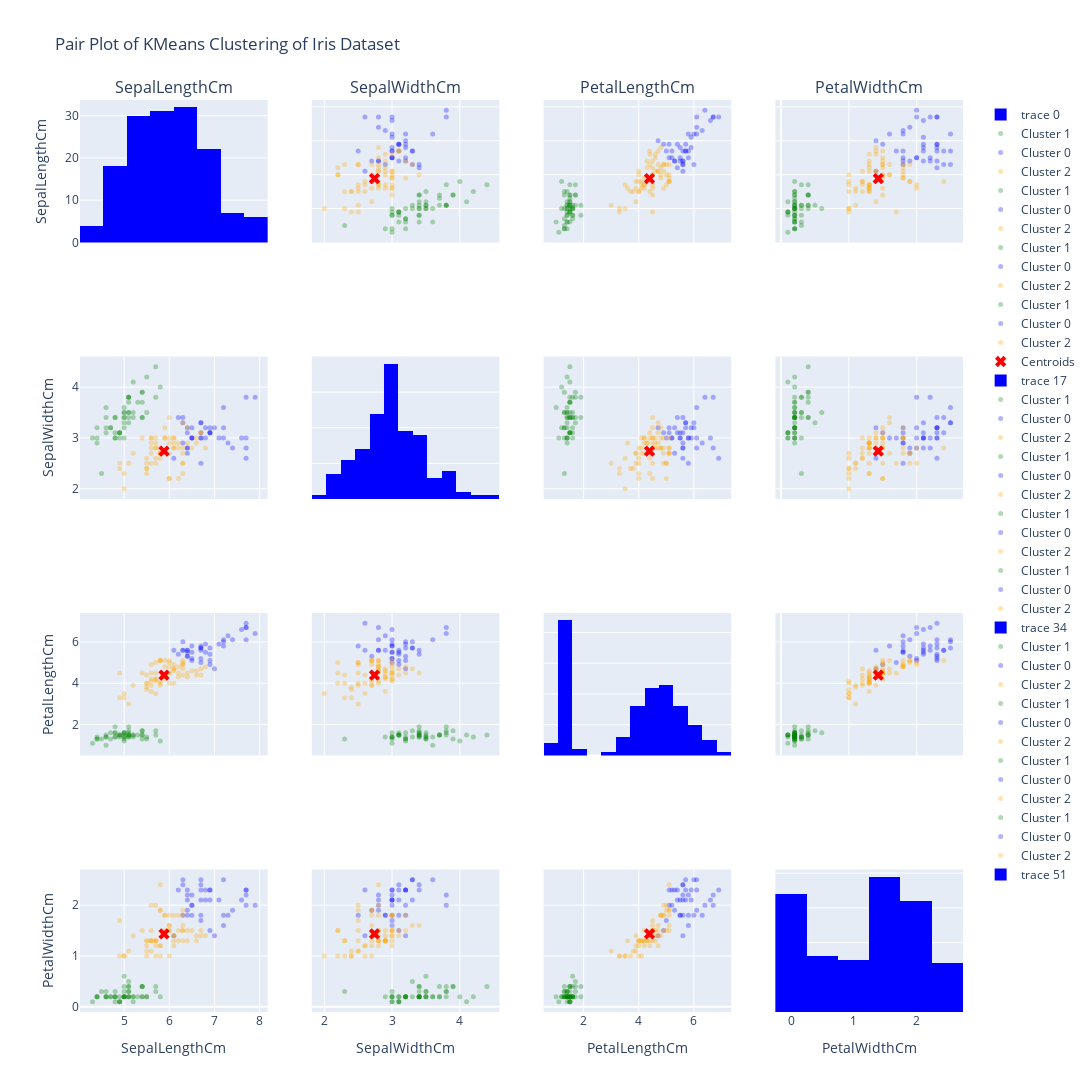

This figure's notebook cell:
### Code cell
# Define color map
color_map = ['blue', 'green', 'orange', 'red']

# Create subplots
n = len(iris_features)
fig = make_subplots(rows=n, cols=n, subplot_titles=[f'{feature}' for feature in iris_features])

for i, feature_i in enumerate(iris_features):
    for j, feature_j in enumerate(iris_features):
        if i == j:  # Diagonal - Histograms
            fig.add_trace(go.Histogram(x=iris[feature_i], marker_color='blue'), row=i+1, col=j+1)
        else:  # Scatter plots for each pair of features
            for cluster in iris['cluster'].unique():
                cluster_df = iris[iris['cluster'] == cluster]
                fig.add_trace(go.Scatter(x=cluster_df[feature_j], y=cluster_df[feature_i],
                                         mode='markers', marker_color=color_map[cluster], name=f'Cluster {cluster}',
                                         marker=dict(size=5, opacity=0.3)), row=i+1, col=j+1)
            # Add centroids
            fig.add_trace(go.Scatter(x=[kmeans.cluster_centers_[cluster][j]], y=[kmeans.cluster_centers_[cluster][i]],
                                     mode='markers', marker_symbol='x', marker_color=color_map[3], marker_size=10,
                                     showlegend=(i == 1 and j == 0), name='Centroids'), row=i+1, col=j+1)

        # Update axes visibility and labels
        if i != n-1: fig.update_xaxes(showticklabels=False, row=i+1, col=j+1)
        else: fig.update_xaxes(title_text=feature_j, row=i+1, col=j+1)
        
        if j != 0: fig.update_yaxes(showticklabels=False, row=i+1, col=j+1)
        else: fig.update_yaxes(title_text=feature_i, row=i+1, col=j+1)

# Update layout and show figure
fig.update_layout(height=1200, width=1200, title_text="Pair Plot of KMeans Clustering of Iris Dataset", showlegend=True)
fig.show()

### Figure 1 — Plotly figure (JSON) as saved in the notebook; plotly's stock layout.template omitted (floating-point values rounded to 4 significant figures; data arrays with more than 128 entries replaced by an {"elided": "..."} marker saying what was removed)
{"data": [{"marker": {"color": "blue"}, "type": "histogram", "x": {"elided": "150 float values"}, "xaxis": "x", "yaxis": "y"}, {"marker": {"color": "green", "opacity": 0.3, "size": 5}, "mode": "markers", "name": "Cluster 1", "type": "scatter", "x": [3.5, 3, 3.2, 3.1, 3.6, 3.9, 3.4, 3.4, 2.9, 3.1, 3.7, 3.4, 3, 3, 4, 4.4, 3.9, 3.5, 3.8, 3.8, 3.4, 3.7, 3.6, 3.3, 3.4, 3, 3.4, 3.5, 3.4, 3.2, 3.1, 3.4, 4.1, 4.2, 3.1, 3.2, 3.5, 3.1, 3, 3.4, 3.5, 2.3, 3.2, 3.5, 3.8, 3, 3.8, 3.2, 3.7, 3.3], "xaxis": "x2", "y": [5.1, 4.9, 4.7, 4.6, 5, 5.4, 4.6, 5, 4.4, 4.9, 5.4, 4.8, 4.8, 4.3, 5.8, 5.7, 5.4, 5.1, 5.7, 5.1, 5.4, 5.1, 4.6, 5.1, 4.8, 5, 5, 5.2, 5.2, 4.7, 4.8, 5.4, 5.2, 5.5, 4.9, 5, 5.5, 4.9, 4.4, 5.1, 5, 4.5, 4.4, 5, 5.1, 4.8, 5.1, 4.6, 5.3, 5], "yaxis": "y2"}, {"marker": {"color": "blue", "opacity": 0.3, "size": 5}, "mode": "markers", "name": "Cluster 0", "type": "scatter", "x": [3.2, 3.1, 3, 3.3, 3, 2.9, 3, 3, 2.9, 2.5, 3.6, 3.2, 2.7, 3, 3.2, 3, 3.8, 2.6, 3.2, 2.8, 3.3, 3.2, 2.8, 3, 2.8, 3.8, 2.8, 2.6, 3, 3.4, 3.1, 3.1, 3.1, 3.1, 3.2, 3.3, 3, 3, 3.4], "xaxis": "x2", "y": [7, 6.9, 6.7, 6.3, 7.1, 6.3, 6.5, 7.6, 7.3, 6.7, 7.2, 6.5, 6.4, 6.8, 6.4, 6.5, 7.7, 7.7, 6.9, 7.7, 6.7, 7.2, 6.4, 7.2, 7.4, 7.9, 6.4, 6.1, 7.7, 6.3, 6.4, 6.9, 6.7, 6.9, 6.8, 6.7, 6.7, 6.5, 6.2], "yaxis": "y2"}, {"marker": {"color": "orange", "opacity": 0.3, "size": 5}, "mode": "markers", "name": "Cluster 2", "type": "scatter", "x": [3.2, 2.3, 2.8, 2.8, 3.3, 2.4, 2.9, 2.7, 2, 3, 2.2, 2.9, 2.9, 3.1, 3, 2.7, 2.2, 2.5, 3.2, 2.8, 2.5, 2.8, 2.9, 3, 2.8, 2.9, 2.6, 2.4, 2.4, 2.7, 2.7, 3, 3.4, 3.1, 2.3, 3, 2.5, 2.6, 3, 2.6, 2.3, 2.7, 3, 2.9, 2.9, 2.5, 2.8, 2.7, 2.5, 2.5, 2.8, 2.2, 2.8, 2.7, 2.8, 3, 2.8, 3, 2.7, 2.5, 3], "xaxis": "x2", "y": [6.4, 5.5, 6.5, 5.7, 6.3, 4.9, 6.6, 5.2, 5, 5.9, 6, 6.1, 5.6, 6.7, 5.6, 5.8, 6.2, 5.6, 5.9, 6.1, 6.3, 6.1, 6.4, 6.6, 6.8, 6, 5.7, 5.5, 5.5, 5.8, 6, 5.4, 6, 6.7, 6.3, 5.6, 5.5, 5.5, 6.1, 5.8, 5, 5.6, 5.7, 5.7, 6.2, 5.1, 5.7, 5.8, 4.9, 5.7, 5.8, 6, 5.6, 6.3, 6.2, 6.1, 6.3, 6, 5.8, 6.3, 5.9], "yaxis": "y2"}, {"marker": {"color": "red", "size": 10, "symbol": "x"}, "mode": "markers", "name": "Centroids", "showlegend": false, "type": "scatter", "x": [2.741], "xaxis": "x2", "y": [5.884], "yaxis": "y2"}, {"marker": {"color": "green", "opacity": 0.3, "size": 5}, "mode": "markers", "name": "Cluster 1", "type": "scatter", "x": [1.4, 1.4, 1.3, 1.5, 1.4, 1.7, 1.4, 1.5, 1.4, 1.5, 1.5, 1.6, 1.4, 1.1, 1.2, 1.5, 1.3, 1.4, 1.7, 1.5, 1.7, 1.5, 1, 1.7, 1.9, 1.6, 1.6, 1.5, 1.4, 1.6, 1.6, 1.5, 1.5, 1.4, 1.5, 1.2, 1.3, 1.5, 1.3, 1.5, 1.3, 1.3, 1.3, 1.6, 1.9, 1.4, 1.6, 1.4, 1.5, 1.4], "xaxis": "x3", "y": [5.1, 4.9, 4.7, 4.6, 5, 5.4, 4.6, 5, 4.4, 4.9, 5.4, 4.8, 4.8, 4.3, 5.8, 5.7, 5.4, 5.1, 5.7, 5.1, 5.4, 5.1, 4.6, 5.1, 4.8, 5, 5, 5.2, 5.2, 4.7, 4.8, 5.4, 5.2, 5.5, 4.9, 5, 5.5, 4.9, 4.4, 5.1, 5, 4.5, 4.4, 5, 5.1, 4.8, 5.1, 4.6, 5.3, 5], "yaxis": "y3"}, {"marker": {"color": "blue", "opacity": 0.3, "size": 5}, "mode": "markers", "name": "Cluster 0", "type": "scatter", "x": [4.7, 4.9, 5, 6, 5.9, 5.6, 5.8, 6.6, 6.3, 5.8, 6.1, 5.1, 5.3, 5.5, 5.3, 5.5, 6.7, 6.9, 5.7, 6.7, 5.7, 6, 5.6, 5.8, 6.1, 6.4, 5.6, 5.6, 6.1, 5.6, 5.5, 5.4, 5.6, 5.1, 5.9, 5.7, 5.2, 5.2, 5.4], "xaxis": "x3", "y": [7, 6.9, 6.7, 6.3, 7.1, 6.3, 6.5, 7.6, 7.3, 6.7, 7.2, 6.5, 6.4, 6.8, 6.4, 6.5, 7.7, 7.7, 6.9, 7.7, 6.7, 7.2, 6.4, 7.2, 7.4, 7.9, 6.4, 6.1, 7.7, 6.3, 6.4, 6.9, 6.7, 6.9, 6.8, 6.7, 6.7, 6.5, 6.2], "yaxis": "y3"}, {"marker": {"color": "orange", "opacity": 0.3, "size": 5}, "mode": "markers", "name": "Cluster 2", "type": "scatter", "x": [4.5, 4, 4.6, 4.5, 4.7, 3.3, 4.6, 3.9, 3.5, 4.2, 4, 4.7, 3.6, 4.4, 4.5, 4.1, 4.5, 3.9, 4.8, 4, 4.9, 4.7, 4.3, 4.4, 4.8, 4.5, 3.5, 3.8, 3.7, 3.9, 5.1, 4.5, 4.5, 4.7, 4.4, 4.1, 4, 4.4, 4.6, 4, 3.3, 4.2, 4.2, 4.2, 4.3, 3, 4.1, 5.1, 4.5, 5, 5.1, 5, 4.9, 4.9, 4.8, 4.9, 5.1, 4.8, 5.1, 5, 5.1], "xaxis": "x3", "y": [6.4, 5.5, 6.5, 5.7, 6.3, 4.9, 6.6, 5.2, 5, 5.9, 6, 6.1, 5.6, 6.7, 5.6, 5.8, 6.2, 5.6, 5.9, 6.1, 6.3, 6.1, 6.4, 6.6, 6.8, 6, 5.7, 5.5, 5.5, 5.8, 6, 5.4, 6, 6.7, 6.3, 5.6, 5.5, 5.5, 6.1, 5.8, 5, 5.6, 5.7, 5.7, 6.2, 5.1, 5.7, 5.8, 4.9, 5.7, 5.8, 6, 5.6, 6.3, 6.2, 6.1, 6.3, 6, 5.8, 6.3, 5.9], "yaxis": "y3"}, {"marker": {"color": "red", "size": 10, "symbol": "x"}, "mode": "markers", "name": "Centroids", "showlegend": false, "type": "scatter", "x": [4.389], "xaxis": "x3", "y": [5.884], "yaxis": "y3"}, {"marker": {"color": "green", "opacity": 0.3, "size": 5}, "mode": "markers", "name": "Cluster 1", "type": "scatter", "x": [0.2, 0.2, 0.2, 0.2, 0.2, 0.4, 0.3, 0.2, 0.2, 0.1, 0.2, 0.2, 0.1, 0.1, 0.2, 0.4, 0.4, 0.3, 0.3, 0.3, 0.2, 0.4, 0.2, 0.5, 0.2, 0.2, 0.4, 0.2, 0.2, 0.2, 0.2, 0.4, 0.1, 0.2, 0.1, 0.2, 0.2, 0.1, 0.2, 0.2, 0.3, 0.3, 0.2, 0.6, 0.4, 0.3, 0.2, 0.2, 0.2, 0.2], "xaxis": "x4", "y": [5.1, 4.9, 4.7, 4.6, 5, 5.4, 4.6, 5, 4.4, 4.9, 5.4, 4.8, 4.8, 4.3, 5.8, 5.7, 5.4, 5.1, 5.7, 5.1, 5.4, 5.1, 4.6, 5.1, 4.8, 5, 5, 5.2, 5.2, 4.7, 4.8, 5.4, 5.2, 5.5, 4.9, 5, 5.5, 4.9, 4.4, 5.1, 5, 4.5, 4.4, 5, 5.1, 4.8, 5.1, 4.6, 5.3, 5], "yaxis": "y4"}, {"marker": {"color": "blue", "opacity": 0.3, "size": 5}, "mode": "markers", "name": "Cluster 0", "type": "scatter", "x": [1.4, 1.5, 1.7, 2.5, 2.1, 1.8, 2.2, 2.1, 1.8, 1.8, 2.5, 2, 1.9, 2.1, 2.3, 1.8, 2.2, 2.3, 2.3, 2, 2.1, 1.8, 2.1, 1.6, 1.9, 2, 2.2, 1.4, 2.3, 2.4, 1.8, 2.1, 2.4, 2.3, 2.3, 2.5, 2.3, 2, 2.3], "xaxis": "x4", "y": [7, 6.9, 6.7, 6.3, 7.1, 6.3, 6.5, 7.6, 7.3, 6.7, 7.2, 6.5, 6.4, 6.8, 6.4, 6.5, 7.7, 7.7, 6.9, 7.7, 6.7, 7.2, 6.4, 7.2, 7.4, 7.9, 6.4, 6.1, 7.7, 6.3, 6.4, 6.9, 6.7, 6.9, 6.8, 6.7, 6.7, 6.5, 6.2], "yaxis": "y4"}, {"marker": {"color": "orange", "opacity": 0.3, "size": 5}, "mode": "markers", "name": "Cluster 2", "type": "scatter", "x": [1.5, 1.3, 1.5, 1.3, 1.6, 1, 1.3, 1.4, 1, 1.5, 1, 1.4, 1.3, 1.4, 1.5, 1, 1.5, 1.1, 1.8, 1.3, 1.5, 1.2, 1.3, 1.4, 1.4, 1.5, 1, 1.1, 1, 1.2, 1.6, 1.5, 1.6, 1.5, 1.3, 1.3, 1.3, 1.2, 1.4, 1.2, 1, 1.3, 1.2, 1.3, 1.3, 1.1, 1.3, 1.9, 1.7, 2, 2.4, 1.5, 2, 1.8, 1.8, 1.8, 1.5, 1.8, 1.9, 1.9, 1.8], "xaxis": "x4", "y": [6.4, 5.5, 6.5, 5.7, 6.3, 4.9, 6.6, 5.2, 5, 5.9, 6, 6.1, 5.6, 6.7, 5.6, 5.8, 6.2, 5.6, 5.9, 6.1, 6.3, 6.1, 6.4, 6.6, 6.8, 6, 5.7, 5.5, 5.5, 5.8, 6, 5.4, 6, 6.7, 6.3, 5.6, 5.5, 5.5, 6.1, 5.8, 5, 5.6, 5.7, 5.7, 6.2, 5.1, 5.7, 5.8, 4.9, 5.7, 5.8, 6, 5.6, 6.3, 6.2, 6.1, 6.3, 6, 5.8, 6.3, 5.9], "yaxis": "y4"}, {"marker": {"color": "red", "size": 10, "symbol": "x"}, "mode": "markers", "name": "Centroids", "showlegend": false, "type": "scatter", "x": [1.434], "xaxis": "x4", "y": [5.884], "yaxis": "y4"}, {"marker": {"color": "green", "opacity": 0.3, "size": 5}, "mode": "markers", "name": "Cluster 1", "type": "scatter", "x": [5.1, 4.9, 4.7, 4.6, 5, 5.4, 4.6, 5, 4.4, 4.9, 5.4, 4.8, 4.8, 4.3, 5.8, 5.7, 5.4, 5.1, 5.7, 5.1, 5.4, 5.1, 4.6, 5.1, 4.8, 5, 5, 5.2, 5.2, 4.7, 4.8, 5.4, 5.2, 5.5, 4.9, 5, 5.5, 4.9, 4.4, 5.1, 5, 4.5, 4.4, 5, 5.1, 4.8, 5.1, 4.6, 5.3, 5], "xaxis": "x5", "y": [3.5, 3, 3.2, 3.1, 3.6, 3.9, 3.4, 3.4, 2.9, 3.1, 3.7, 3.4, 3, 3, 4, 4.4, 3.9, 3.5, 3.8, 3.8, 3.4, 3.7, 3.6, 3.3, 3.4, 3, 3.4, 3.5, 3.4, 3.2, 3.1, 3.4, 4.1, 4.2, 3.1, 3.2, 3.5, 3.1, 3, 3.4, 3.5, 2.3, 3.2, 3.5, 3.8, 3, 3.8, 3.2, 3.7, 3.3], "yaxis": "y5"}, {"marker": {"color": "blue", "opacity": 0.3, "size": 5}, "mode": "markers", "name": "Cluster 0", "type": "scatter", "x": [7, 6.9, 6.7, 6.3, 7.1, 6.3, 6.5, 7.6, 7.3, 6.7, 7.2, 6.5, 6.4, 6.8, 6.4, 6.5, 7.7, 7.7, 6.9, 7.7, 6.7, 7.2, 6.4, 7.2, 7.4, 7.9, 6.4, 6.1, 7.7, 6.3, 6.4, 6.9, 6.7, 6.9, 6.8, 6.7, 6.7, 6.5, 6.2], "xaxis": "x5", "y": [3.2, 3.1, 3, 3.3, 3, 2.9, 3, 3, 2.9, 2.5, 3.6, 3.2, 2.7, 3, 3.2, 3, 3.8, 2.6, 3.2, 2.8, 3.3, 3.2, 2.8, 3, 2.8, 3.8, 2.8, 2.6, 3, 3.4, 3.1, 3.1, 3.1, 3.1, 3.2, 3.3, 3, 3, 3.4], "yaxis": "y5"}, {"marker": {"color": "orange", "opacity": 0.3, "size": 5}, "mode": "markers", "name": "Cluster 2", "type": "scatter", "x": [6.4, 5.5, 6.5, 5.7, 6.3, 4.9, 6.6, 5.2, 5, 5.9, 6, 6.1, 5.6, 6.7, 5.6, 5.8, 6.2, 5.6, 5.9, 6.1, 6.3, 6.1, 6.4, 6.6, 6.8, 6, 5.7, 5.5, 5.5, 5.8, 6, 5.4, 6, 6.7, 6.3, 5.6, 5.5, 5.5, 6.1, 5.8, 5, 5.6, 5.7, 5.7, 6.2, 5.1, 5.7, 5.8, 4.9, 5.7, 5.8, 6, 5.6, 6.3, 6.2, 6.1, 6.3, 6, 5.8, 6.3, 5.9], "xaxis": "x5", "y": [3.2, 2.3, 2.8, 2.8, 3.3, 2.4, 2.9, 2.7, 2, 3, 2.2, 2.9, 2.9, 3.1, 3, 2.7, 2.2, 2.5, 3.2, 2.8, 2.5, 2.8, 2.9, 3, 2.8, 2.9, 2.6, 2.4, 2.4, 2.7, 2.7, 3, 3.4, 3.1, 2.3, 3, 2.5, 2.6, 3, 2.6, 2.3, 2.7, 3, 2.9, 2.9, 2.5, 2.8, 2.7, 2.5, 2.5, 2.8, 2.2, 2.8, 2.7, 2.8, 3, 2.8, 3, 2.7, 2.5, 3], "yaxis": "y5"}, {"marker": {"color": "red", "size": 10, "symbol": "x"}, "mode": "markers", "name": "Centroids", "showlegend": true, "type": "scatter", "x": [5.884], "xaxis": "x5", "y": [2.741], "yaxis": "y5"}, {"marker": {"color": "blue"}, "type": "histogram", "x": {"elided": "150 float values"}, "xaxis": "x6", "yaxis": "y6"}, {"marker": {"color": "green", "opacity": 0.3, "size": 5}, "mode": "markers", "name": "Cluster 1", "type": "scatter", "x": [1.4, 1.4, 1.3, 1.5, 1.4, 1.7, 1.4, 1.5, 1.4, 1.5, 1.5, 1.6, 1.4, 1.1, 1.2, 1.5, 1.3, 1.4, 1.7, 1.5, 1.7, 1.5, 1, 1.7, 1.9, 1.6, 1.6, 1.5, 1.4, 1.6, 1.6, 1.5, 1.5, 1.4, 1.5, 1.2, 1.3, 1.5, 1.3, 1.5, 1.3, 1.3, 1.3, 1.6, 1.9, 1.4, 1.6, 1.4, 1.5, 1.4], "xaxis": "x7", "y": [3.5, 3, 3.2, 3.1, 3.6, 3.9, 3.4, 3.4, 2.9, 3.1, 3.7, 3.4, 3, 3, 4, 4.4, 3.9, 3.5, 3.8, 3.8, 3.4, 3.7, 3.6, 3.3, 3.4, 3, 3.4, 3.5, 3.4, 3.2, 3.1, 3.4, 4.1, 4.2, 3.1, 3.2, 3.5, 3.1, 3, 3.4, 3.5, 2.3, 3.2, 3.5, 3.8, 3, 3.8, 3.2, 3.7, 3.3], "yaxis": "y7"}, {"marker": {"color": "blue", "opacity": 0.3, "size": 5}, "mode": "markers", "name": "Cluster 0", "type": "scatter", "x": [4.7, 4.9, 5, 6, 5.9, 5.6, 5.8, 6.6, 6.3, 5.8, 6.1, 5.1, 5.3, 5.5, 5.3, 5.5, 6.7, 6.9, 5.7, 6.7, 5.7, 6, 5.6, 5.8, 6.1, 6.4, 5.6, 5.6, 6.1, 5.6, 5.5, 5.4, 5.6, 5.1, 5.9, 5.7, 5.2, 5.2, 5.4], "xaxis": "x7", "y": [3.2, 3.1, 3, 3.3, 3, 2.9, 3, 3, 2.9, 2.5, 3.6, 3.2, 2.7, 3, 3.2, 3, 3.8, 2.6, 3.2, 2.8, 3.3, 3.2, 2.8, 3, 2.8, 3.8, 2.8, 2.6, 3, 3.4, 3.1, 3.1, 3.1, 3.1, 3.2, 3.3, 3, 3, 3.4], "yaxis": "y7"}, {"marker": {"color": "orange", "opacity": 0.3, "size": 5}, "mode": "markers", "name": "Cluster 2", "type": "scatter", "x": [4.5, 4, 4.6, 4.5, 4.7, 3.3, 4.6, 3.9, 3.5, 4.2, 4, 4.7, 3.6, 4.4, 4.5, 4.1, 4.5, 3.9, 4.8, 4, 4.9, 4.7, 4.3, 4.4, 4.8, 4.5, 3.5, 3.8, 3.7, 3.9, 5.1, 4.5, 4.5, 4.7, 4.4, 4.1, 4, 4.4, 4.6, 4, 3.3, 4.2, 4.2, 4.2, 4.3, 3, 4.1, 5.1, 4.5, 5, 5.1, 5, 4.9, 4.9, 4.8, 4.9, 5.1, 4.8, 5.1, 5, 5.1], "xaxis": "x7", "y": [3.2, 2.3, 2.8, 2.8, 3.3, 2.4, 2.9, 2.7, 2, 3, 2.2, 2.9, 2.9, 3.1, 3, 2.7, 2.2, 2.5, 3.2, 2.8, 2.5, 2.8, 2.9, 3, 2.8, 2.9, 2.6, 2.4, 2.4, 2.7, 2.7, 3, 3.4, 3.1, 2.3, 3, 2.5, 2.6, 3, 2.6, 2.3, 2.7, 3, 2.9, 2.9, 2.5, 2.8, 2.7, 2.5, 2.5, 2.8, 2.2, 2.8, 2.7, 2.8, 3, 2.8, 3, 2.7, 2.5, 3], "yaxis": "y7"}, {"marker": {"color": "red", "size": 10, "symbol": "x"}, "mode": "markers", "name": "Centroids", "showlegend": false, "type": "scatter", "x": [4.389], "xaxis": "x7", "y": [2.741], "yaxis": "y7"}, {"marker": {"color": "green", "opacity": 0.3, "size": 5}, "mode": "markers", "name": "Cluster 1", "type": "scatter", "x": [0.2, 0.2, 0.2, 0.2, 0.2, 0.4, 0.3, 0.2, 0.2, 0.1, 0.2, 0.2, 0.1, 0.1, 0.2, 0.4, 0.4, 0.3, 0.3, 0.3, 0.2, 0.4, 0.2, 0.5, 0.2, 0.2, 0.4, 0.2, 0.2, 0.2, 0.2, 0.4, 0.1, 0.2, 0.1, 0.2, 0.2, 0.1, 0.2, 0.2, 0.3, 0.3, 0.2, 0.6, 0.4, 0.3, 0.2, 0.2, 0.2, 0.2], "xaxis": "x8", "y": [3.5, 3, 3.2, 3.1, 3.6, 3.9, 3.4, 3.4, 2.9, 3.1, 3.7, 3.4, 3, 3, 4, 4.4, 3.9, 3.5, 3.8, 3.8, 3.4, 3.7, 3.6, 3.3, 3.4, 3, 3.4, 3.5, 3.4, 3.2, 3.1, 3.4, 4.1, 4.2, 3.1, 3.2, 3.5, 3.1, 3, 3.4, 3.5, 2.3, 3.2, 3.5, 3.8, 3, 3.8, 3.2, 3.7, 3.3], "yaxis": "y8"}, {"marker": {"color": "blue", "opacity": 0.3, "size": 5}, "mode": "markers", "name": "Cluster 0", "type": "scatter", "x": [1.4, 1.5, 1.7, 2.5, 2.1, 1.8, 2.2, 2.1, 1.8, 1.8, 2.5, 2, 1.9, 2.1, 2.3, 1.8, 2.2, 2.3, 2.3, 2, 2.1, 1.8, 2.1, 1.6, 1.9, 2, 2.2, 1.4, 2.3, 2.4, 1.8, 2.1, 2.4, 2.3, 2.3, 2.5, 2.3, 2, 2.3], "xaxis": "x8", "y": [3.2, 3.1, 3, 3.3, 3, 2.9, 3, 3, 2.9, 2.5, 3.6, 3.2, 2.7, 3, 3.2, 3, 3.8, 2.6, 3.2, 2.8, 3.3, 3.2, 2.8, 3, 2.8, 3.8, 2.8, 2.6, 3, 3.4, 3.1, 3.1, 3.1, 3.1, 3.2, 3.3, 3, 3, 3.4], "yaxis": "y8"}, {"marker": {"color": "orange", "opacity": 0.3, "size": 5}, "mode": "markers", "name": "Cluster 2", "type": "scatter", "x": [1.5, 1.3, 1.5, 1.3, 1.6, 1, 1.3, 1.4, 1, 1.5, 1, 1.4, 1.3, 1.4, 1.5, 1, 1.5, 1.1, 1.8, 1.3, 1.5, 1.2, 1.3, 1.4, 1.4, 1.5, 1, 1.1, 1, 1.2, 1.6, 1.5, 1.6, 1.5, 1.3, 1.3, 1.3, 1.2, 1.4, 1.2, 1, 1.3, 1.2, 1.3, 1.3, 1.1, 1.3, 1.9, 1.7, 2, 2.4, 1.5, 2, 1.8, 1.8, 1.8, 1.5, 1.8, 1.9, 1.9, 1.8], "xaxis": "x8", "y": [3.2, 2.3, 2.8, 2.8, 3.3, 2.4, 2.9, 2.7, 2, 3, 2.2, 2.9, 2.9, 3.1, 3, 2.7, 2.2, 2.5, 3.2, 2.8, 2.5, 2.8, 2.9, 3, 2.8, 2.9, 2.6, 2.4, 2.4, 2.7, 2.7, 3, 3.4, 3.1, 2.3, 3, 2.5, 2.6, 3, 2.6, 2.3, 2.7, 3, 2.9, 2.9, 2.5, 2.8, 2.7, 2.5, 2.5, 2.8, 2.2, 2.8, 2.7, 2.8, 3, 2.8, 3, 2.7, 2.5, 3], "yaxis": "y8"}, {"marker": {"color": "red", "size": 10, "symbol": "x"}, "mode": "markers", "name": "Centroids", "showlegend": false, "type": "scatter", "x": [1.434], "xaxis": "x8", "y": [2.741], "yaxis": "y8"}, {"marker": {"color": "green", "opacity": 0.3, "size": 5}, "mode": "markers", "name": "Cluster 1", "type": "scatter", "x": [5.1, 4.9, 4.7, 4.6, 5, 5.4, 4.6, 5, 4.4, 4.9, 5.4, 4.8, 4.8, 4.3, 5.8, 5.7, 5.4, 5.1, 5.7, 5.1, 5.4, 5.1, 4.6, 5.1, 4.8, 5, 5, 5.2, 5.2, 4.7, 4.8, 5.4, 5.2, 5.5, 4.9, 5, 5.5, 4.9, 4.4, 5.1, 5, 4.5, 4.4, 5, 5.1, 4.8, 5.1, 4.6, 5.3, 5], "xaxis": "x9", "y": [1.4, 1.4, 1.3, 1.5, 1.4, 1.7, 1.4, 1.5, 1.4, 1.5, 1.5, 1.6, 1.4, 1.1, 1.2, 1.5, 1.3, 1.4, 1.7, 1.5, 1.7, 1.5, 1, 1.7, 1.9, 1.6, 1.6, 1.5, 1.4, 1.6, 1.6, 1.5, 1.5, 1.4, 1.5, 1.2, 1.3, 1.5, 1.3, 1.5, 1.3, 1.3, 1.3, 1.6, 1.9, 1.4, 1.6, 1.4, 1.5, 1.4], "yaxis": "y9"}, {"marker": {"color": "blue", "opacity": 0.3, "size": 5}, "mode": "markers", "name": "Cluster 0", "type": "scatter", "x": [7, 6.9, 6.7, 6.3, 7.1, 6.3, 6.5, 7.6, 7.3, 6.7, 7.2, 6.5, 6.4, 6.8, 6.4, 6.5, 7.7, 7.7, 6.9, 7.7, 6.7, 7.2, 6.4, 7.2, 7.4, 7.9, 6.4, 6.1, 7.7, 6.3, 6.4, 6.9, 6.7, 6.9, 6.8, 6.7, 6.7, 6.5, 6.2], "xaxis": "x9", "y": [4.7, 4.9, 5, 6, 5.9, 5.6, 5.8, 6.6, 6.3, 5.8, 6.1, 5.1, 5.3, 5.5, 5.3, 5.5, 6.7, 6.9, 5.7, 6.7, 5.7, 6, 5.6, 5.8, 6.1, 6.4, 5.6, 5.6, 6.1, 5.6, 5.5, 5.4, 5.6, 5.1, 5.9, 5.7, 5.2, 5.2, 5.4], "yaxis": "y9"}, {"marker": {"color": "orange", "opacity": 0.3, "size": 5}, "mode": "markers", "name": "Cluster 2", "type": "scatter", "x": [6.4, 5.5, 6.5, 5.7, 6.3, 4.9, 6.6, 5.2, 5, 5.9, 6, 6.1, 5.6, 6.7, 5.6, 5.8, 6.2, 5.6, 5.9, 6.1, 6.3, 6.1, 6.4, 6.6, 6.8, 6, 5.7, 5.5, 5.5, 5.8, 6, 5.4, 6, 6.7, 6.3, 5.6, 5.5, 5.5, 6.1, 5.8, 5, 5.6, 5.7, 5.7, 6.2, 5.1, 5.7, 5.8, 4.9, 5.7, 5.8, 6, 5.6, 6.3, 6.2, 6.1, 6.3, 6, 5.8, 6.3, 5.9], "xaxis": "x9", "y": [4.5, 4, 4.6, 4.5, 4.7, 3.3, 4.6, 3.9, 3.5, 4.2, 4, 4.7, 3.6, 4.4, 4.5, 4.1, 4.5, 3.9, 4.8, 4, 4.9, 4.7, 4.3, 4.4, 4.8, 4.5, 3.5, 3.8, 3.7, 3.9, 5.1, 4.5, 4.5, 4.7, 4.4, 4.1, 4, 4.4, 4.6, 4, 3.3, 4.2, 4.2, 4.2, 4.3, 3, 4.1, 5.1, 4.5, 5, 5.1, 5, 4.9, 4.9, 4.8, 4.9, 5.1, 4.8, 5.1, 5, 5.1], "yaxis": "y9"}, {"marker": {"color": "red", "size": 10, "symbol": "x"}, "mode": "markers", "name": "Centroids", "showlegend": false, "type": "scatter", "x": [5.884], "xaxis": "x9", "y": [4.389], "yaxis": "y9"}, {"marker": {"color": "green", "opacity": 0.3, "size": 5}, "mode": "markers", "name": "Cluster 1", "type": "scatter", "x": [3.5, 3, 3.2, 3.1, 3.6, 3.9, 3.4, 3.4, 2.9, 3.1, 3.7, 3.4, 3, 3, 4, 4.4, 3.9, 3.5, 3.8, 3.8, 3.4, 3.7, 3.6, 3.3, 3.4, 3, 3.4, 3.5, 3.4, 3.2, 3.1, 3.4, 4.1, 4.2, 3.1, 3.2, 3.5, 3.1, 3, 3.4, 3.5, 2.3, 3.2, 3.5, 3.8, 3, 3.8, 3.2, 3.7, 3.3], "xaxis": "x10", "y": [1.4, 1.4, 1.3, 1.5, 1.4, 1.7, 1.4, 1.5, 1.4, 1.5, 1.5, 1.6, 1.4, 1.1, 1.2, 1.5, 1.3, 1.4, 1.7, 1.5, 1.7, 1.5, 1, 1.7, 1.9, 1.6, 1.6, 1.5, 1.4, 1.6, 1.6, 1.5, 1.5, 1.4, 1.5, 1.2, 1.3, 1.5, 1.3, 1.5, 1.3, 1.3, 1.3, 1.6, 1.9, 1.4, 1.6, 1.4, 1.5, 1.4], "yaxis": "y10"}, {"marker": {"color": "blue", "opacity": 0.3, "size": 5}, "mode": "markers", "name": "Cluster 0", "type": "scatter", "x": [3.2, 3.1, 3, 3.3, 3, 2.9, 3, 3, 2.9, 2.5, 3.6, 3.2, 2.7, 3, 3.2, 3, 3.8, 2.6, 3.2, 2.8, 3.3, 3.2, 2.8, 3, 2.8, 3.8, 2.8, 2.6, 3, 3.4, 3.1, 3.1, 3.1, 3.1, 3.2, 3.3, 3, 3, 3.4], "xaxis": "x10", "y": [4.7, 4.9, 5, 6, 5.9, 5.6, 5.8, 6.6, 6.3, 5.8, 6.1, 5.1, 5.3, 5.5, 5.3, 5.5, 6.7, 6.9, 5.7, 6.7, 5.7, 6, 5.6, 5.8, 6.1, 6.4, 5.6, 5.6, 6.1, 5.6, 5.5, 5.4, 5.6, 5.1, 5.9, 5.7, 5.2, 5.2, 5.4], "yaxis": "y10"}, {"marker": {"color": "orange", "opacity": 0.3, "size": 5}, "mode": "markers", "name": "Cluster 2", "type": "scatter", "x": [3.2, 2.3, 2.8, 2.8, 3.3, 2.4, 2.9, 2.7, 2, 3, 2.2, 2.9, 2.9, 3.1, 3, 2.7, 2.2, 2.5, 3.2, 2.8, 2.5, 2.8, 2.9, 3, 2.8, 2.9, 2.6, 2.4, 2.4, 2.7, 2.7, 3, 3.4, 3.1, 2.3, 3, 2.5, 2.6, 3, 2.6, 2.3, 2.7, 3, 2.9, 2.9, 2.5, 2.8, 2.7, 2.5, 2.5, 2.8, 2.2, 2.8, 2.7, 2.8, 3, 2.8, 3, 2.7, 2.5, 3], "xaxis": "x10", "y": [4.5, 4, 4.6, 4.5, 4.7, 3.3, 4.6, 3.9, 3.5, 4.2, 4, 4.7, 3.6, 4.4, 4.5, 4.1, 4.5, 3.9, 4.8, 4, 4.9, 4.7, 4.3, 4.4, 4.8, 4.5, 3.5, 3.8, 3.7, 3.9, 5.1, 4.5, 4.5, 4.7, 4.4, 4.1, 4, 4.4, 4.6, 4, 3.3, 4.2, 4.2, 4.2, 4.3, 3, 4.1, 5.1, 4.5, 5, 5.1, 5, 4.9, 4.9, 4.8, 4.9, 5.1, 4.8, 5.1, 5, 5.1], "yaxis": "y10"}, {"marker": {"color": "red", "size": 10, "symbol": "x"}, "mode": "markers", "name": "Centroids", "showlegend": false, "type": "scatter", "x": [2.741], "xaxis": "x10", "y": [4.389], "yaxis": "y10"}, {"marker": {"color": "blue"}, "type": "histogram", "x": {"elided": "150 float values"}, "xaxis": "x11", "yaxis": "y11"}, {"marker": {"color": "green", "opacity": 0.3, "size": 5}, "mode": "markers", "name": "Cluster 1", "type": "scatter", "x": [0.2, 0.2, 0.2, 0.2, 0.2, 0.4, 0.3, 0.2, 0.2, 0.1, 0.2, 0.2, 0.1, 0.1, 0.2, 0.4, 0.4, 0.3, 0.3, 0.3, 0.2, 0.4, 0.2, 0.5, 0.2, 0.2, 0.4, 0.2, 0.2, 0.2, 0.2, 0.4, 0.1, 0.2, 0.1, 0.2, 0.2, 0.1, 0.2, 0.2, 0.3, 0.3, 0.2, 0.6, 0.4, 0.3, 0.2, 0.2, 0.2, 0.2], "xaxis": "x12", "y": [1.4, 1.4, 1.3, 1.5, 1.4, 1.7, 1.4, 1.5, 1.4, 1.5, 1.5, 1.6, 1.4, 1.1, 1.2, 1.5, 1.3, 1.4, 1.7, 1.5, 1.7, 1.5, 1, 1.7, 1.9, 1.6, 1.6, 1.5, 1.4, 1.6, 1.6, 1.5, 1.5, 1.4, 1.5, 1.2, 1.3, 1.5, 1.3, 1.5, 1.3, 1.3, 1.3, 1.6, 1.9, 1.4, 1.6, 1.4, 1.5, 1.4], "yaxis": "y12"}, {"marker": {"color": "blue", "opacity": 0.3, "size": 5}, "mode": "markers", "name": "Cluster 0", "type": "scatter", "x": [1.4, 1.5, 1.7, 2.5, 2.1, 1.8, 2.2, 2.1, 1.8, 1.8, 2.5, 2, 1.9, 2.1, 2.3, 1.8, 2.2, 2.3, 2.3, 2, 2.1, 1.8, 2.1, 1.6, 1.9, 2, 2.2, 1.4, 2.3, 2.4, 1.8, 2.1, 2.4, 2.3, 2.3, 2.5, 2.3, 2, 2.3], "xaxis": "x12", "y": [4.7, 4.9, 5, 6, 5.9, 5.6, 5.8, 6.6, 6.3, 5.8, 6.1, 5.1, 5.3, 5.5, 5.3, 5.5, 6.7, 6.9, 5.7, 6.7, 5.7, 6, 5.6, 5.8, 6.1, 6.4, 5.6, 5.6, 6.1, 5.6, 5.5, 5.4, 5.6, 5.1, 5.9, 5.7, 5.2, 5.2, 5.4], "yaxis": "y12"}, {"marker": {"color": "orange", "opacity": 0.3, "size": 5}, "mode": "markers", "name": "Cluster 2", "type": "scatter", "x": [1.5, 1.3, 1.5, 1.3, 1.6, 1, 1.3, 1.4, 1, 1.5, 1, 1.4, 1.3, 1.4, 1.5, 1, 1.5, 1.1, 1.8, 1.3, 1.5, 1.2, 1.3, 1.4, 1.4, 1.5, 1, 1.1, 1, 1.2, 1.6, 1.5, 1.6, 1.5, 1.3, 1.3, 1.3, 1.2, 1.4, 1.2, 1, 1.3, 1.2, 1.3, 1.3, 1.1, 1.3, 1.9, 1.7, 2, 2.4, 1.5, 2, 1.8, 1.8, 1.8, 1.5, 1.8, 1.9, 1.9, 1.8], "xaxis": "x12", "y": [4.5, 4, 4.6, 4.5, 4.7, 3.3, 4.6, 3.9, 3.5, 4.2, 4, 4.7, 3.6, 4.4, 4.5, 4.1, 4.5, 3.9, 4.8, 4, 4.9, 4.7, 4.3, 4.4, 4.8, 4.5, 3.5, 3.8, 3.7, 3.9, 5.1, 4.5, 4.5, 4.7, 4.4, 4.1, 4, 4.4, 4.6, 4, 3.3, 4.2, 4.2, 4.2, 4.3, 3, 4.1, 5.1, 4.5, 5, 5.1, 5, 4.9, 4.9, 4.8, 4.9, 5.1, 4.8, 5.1, 5, 5.1], "yaxis": "y12"}, {"marker": {"color": "red", "size": 10, "symbol": "x"}, "mode": "markers", "name": "Centroids", "showlegend": false, "type": "scatter", "x": [1.434], "xaxis": "x12", "y": [4.389], "yaxis": "y12"}, {"marker": {"color": "green", "opacity": 0.3, "size": 5}, "mode": "markers", "name": "Cluster 1", "type": "scatter", "x": [5.1, 4.9, 4.7, 4.6, 5, 5.4, 4.6, 5, 4.4, 4.9, 5.4, 4.8, 4.8, 4.3, 5.8, 5.7, 5.4, 5.1, 5.7, 5.1, 5.4, 5.1, 4.6, 5.1, 4.8, 5, 5, 5.2, 5.2, 4.7, 4.8, 5.4, 5.2, 5.5, 4.9, 5, 5.5, 4.9, 4.4, 5.1, 5, 4.5, 4.4, 5, 5.1, 4.8, 5.1, 4.6, 5.3, 5], "xaxis": "x13", "y": [0.2, 0.2, 0.2, 0.2, 0.2, 0.4, 0.3, 0.2, 0.2, 0.1, 0.2, 0.2, 0.1, 0.1, 0.2, 0.4, 0.4, 0.3, 0.3, 0.3, 0.2, 0.4, 0.2, 0.5, 0.2, 0.2, 0.4, 0.2, 0.2, 0.2, 0.2, 0.4, 0.1, 0.2, 0.1, 0.2, 0.2, 0.1, 0.2, 0.2, 0.3, 0.3, 0.2, 0.6, 0.4, 0.3, 0.2, 0.2, 0.2, 0.2], "yaxis": "y13"}, {"marker": {"color": "blue", "opacity": 0.3, "size": 5}, "mode": "markers", "name": "Cluster 0", "type": "scatter", "x": [7, 6.9, 6.7, 6.3, 7.1, 6.3, 6.5, 7.6, 7.3, 6.7, 7.2, 6.5, 6.4, 6.8, 6.4, 6.5, 7.7, 7.7, 6.9, 7.7, 6.7, 7.2, 6.4, 7.2, 7.4, 7.9, 6.4, 6.1, 7.7, 6.3, 6.4, 6.9, 6.7, 6.9, 6.8, 6.7, 6.7, 6.5, 6.2], "xaxis": "x13", "y": [1.4, 1.5, 1.7, 2.5, 2.1, 1.8, 2.2, 2.1, 1.8, 1.8, 2.5, 2, 1.9, 2.1, 2.3, 1.8, 2.2, 2.3, 2.3, 2, 2.1, 1.8, 2.1, 1.6, 1.9, 2, 2.2, 1.4, 2.3, 2.4, 1.8, 2.1, 2.4, 2.3, 2.3, 2.5, 2.3, 2, 2.3], "yaxis": "y13"}, {"marker": {"color": "orange", "opacity": 0.3, "size": 5}, "mode": "markers", "name": "Cluster 2", "type": "scatter", "x": [6.4, 5.5, 6.5, 5.7, 6.3, 4.9, 6.6, 5.2, 5, 5.9, 6, 6.1, 5.6, 6.7, 5.6, 5.8, 6.2, 5.6, 5.9, 6.1, 6.3, 6.1, 6.4, 6.6, 6.8, 6, 5.7, 5.5, 5.5, 5.8, 6, 5.4, 6, 6.7, 6.3, 5.6, 5.5, 5.5, 6.1, 5.8, 5, 5.6, 5.7, 5.7, 6.2, 5.1, 5.7, 5.8, 4.9, 5.7, 5.8, 6, 5.6, 6.3, 6.2, 6.1, 6.3, 6, 5.8, 6.3, 5.9], "xaxis": "x13", "y": [1.5, 1.3, 1.5, 1.3, 1.6, 1, 1.3, 1.4, 1, 1.5, 1, 1.4, 1.3, 1.4, 1.5, 1, 1.5, 1.1, 1.8, 1.3, 1.5, 1.2, 1.3, 1.4, 1.4, 1.5, 1, 1.1, 1, 1.2, 1.6, 1.5, 1.6, 1.5, 1.3, 1.3, 1.3, 1.2, 1.4, 1.2, 1, 1.3, 1.2, 1.3, 1.3, 1.1, 1.3, 1.9, 1.7, 2, 2.4, 1.5, 2, 1.8, 1.8, 1.8, 1.5, 1.8, 1.9, 1.9, 1.8], "yaxis": "y13"}, {"marker": {"color": "red", "size": 10, "symbol": "x"}, "mode": "markers", "name": "Centroids", "showlegend": false, "type": "scatter", "x": [5.884], "xaxis": "x13", "y": [1.434], "yaxis": "y13"}, {"marker": {"color": "green", "opacity": 0.3, "size": 5}, "mode": "markers", "name": "Cluster 1", "type": "scatter", "x": [3.5, 3, 3.2, 3.1, 3.6, 3.9, 3.4, 3.4, 2.9, 3.1, 3.7, 3.4, 3, 3, 4, 4.4, 3.9, 3.5, 3.8, 3.8, 3.4, 3.7, 3.6, 3.3, 3.4, 3, 3.4, 3.5, 3.4, 3.2, 3.1, 3.4, 4.1, 4.2, 3.1, 3.2, 3.5, 3.1, 3, 3.4, 3.5, 2.3, 3.2, 3.5, 3.8, 3, 3.8, 3.2, 3.7, 3.3], "xaxis": "x14", "y": [0.2, 0.2, 0.2, 0.2, 0.2, 0.4, 0.3, 0.2, 0.2, 0.1, 0.2, 0.2, 0.1, 0.1, 0.2, 0.4, 0.4, 0.3, 0.3, 0.3, 0.2, 0.4, 0.2, 0.5, 0.2, 0.2, 0.4, 0.2, 0.2, 0.2, 0.2, 0.4, 0.1, 0.2, 0.1, 0.2, 0.2, 0.1, 0.2, 0.2, 0.3, 0.3, 0.2, 0.6, 0.4, 0.3, 0.2, 0.2, 0.2, 0.2], "yaxis": "y14"}, {"marker": {"color": "blue", "opacity": 0.3, "size": 5}, "mode": "markers", "name": "Cluster 0", "type": "scatter", "x": [3.2, 3.1, 3, 3.3, 3, 2.9, 3, 3, 2.9, 2.5, 3.6, 3.2, 2.7, 3, 3.2, 3, 3.8, 2.6, 3.2, 2.8, 3.3, 3.2, 2.8, 3, 2.8, 3.8, 2.8, 2.6, 3, 3.4, 3.1, 3.1, 3.1, 3.1, 3.2, 3.3, 3, 3, 3.4], "xaxis": "x14", "y": [1.4, 1.5, 1.7, 2.5, 2.1, 1.8, 2.2, 2.1, 1.8, 1.8, 2.5, 2, 1.9, 2.1, 2.3, 1.8, 2.2, 2.3, 2.3, 2, 2.1, 1.8, 2.1, 1.6, 1.9, 2, 2.2, 1.4, 2.3, 2.4, 1.8, 2.1, 2.4, 2.3, 2.3, 2.5, 2.3, 2, 2.3], "yaxis": "y14"}, {"marker": {"color": "orange", "opacity": 0.3, "size": 5}, "mode": "markers", "name": "Cluster 2", "type": "scatter", "x": [3.2, 2.3, 2.8, 2.8, 3.3, 2.4, 2.9, 2.7, 2, 3, 2.2, 2.9, 2.9, 3.1, 3, 2.7, 2.2, 2.5, 3.2, 2.8, 2.5, 2.8, 2.9, 3, 2.8, 2.9, 2.6, 2.4, 2.4, 2.7, 2.7, 3, 3.4, 3.1, 2.3, 3, 2.5, 2.6, 3, 2.6, 2.3, 2.7, 3, 2.9, 2.9, 2.5, 2.8, 2.7, 2.5, 2.5, 2.8, 2.2, 2.8, 2.7, 2.8, 3, 2.8, 3, 2.7, 2.5, 3], "xaxis": "x14", "y": [1.5, 1.3, 1.5, 1.3, 1.6, 1, 1.3, 1.4, 1, 1.5, 1, 1.4, 1.3, 1.4, 1.5, 1, 1.5, 1.1, 1.8, 1.3, 1.5, 1.2, 1.3, 1.4, 1.4, 1.5, 1, 1.1, 1, 1.2, 1.6, 1.5, 1.6, 1.5, 1.3, 1.3, 1.3, 1.2, 1.4, 1.2, 1, 1.3, 1.2, 1.3, 1.3, 1.1, 1.3, 1.9, 1.7, 2, 2.4, 1.5, 2, 1.8, 1.8, 1.8, 1.5, 1.8, 1.9, 1.9, 1.8], "yaxis": "y14"}, {"marker": {"color": "red", "size": 10, "symbol": "x"}, "mode": "markers", "name": "Centroids", "showlegend": false, "type": "scatter", "x": [2.741], "xaxis": "x14", "y": [1.434], "yaxis": "y14"}, {"marker": {"color": "green", "opacity": 0.3, "size": 5}, "mode": "markers", "name": "Cluster 1", "type": "scatter", "x": [1.4, 1.4, 1.3, 1.5, 1.4, 1.7, 1.4, 1.5, 1.4, 1.5, 1.5, 1.6, 1.4, 1.1, 1.2, 1.5, 1.3, 1.4, 1.7, 1.5, 1.7, 1.5, 1, 1.7, 1.9, 1.6, 1.6, 1.5, 1.4, 1.6, 1.6, 1.5, 1.5, 1.4, 1.5, 1.2, 1.3, 1.5, 1.3, 1.5, 1.3, 1.3, 1.3, 1.6, 1.9, 1.4, 1.6, 1.4, 1.5, 1.4], "xaxis": "x15", "y": [0.2, 0.2, 0.2, 0.2, 0.2, 0.4, 0.3, 0.2, 0.2, 0.1, 0.2, 0.2, 0.1, 0.1, 0.2, 0.4, 0.4, 0.3, 0.3, 0.3, 0.2, 0.4, 0.2, 0.5, 0.2, 0.2, 0.4, 0.2, 0.2, 0.2, 0.2, 0.4, 0.1, 0.2, 0.1, 0.2, 0.2, 0.1, 0.2, 0.2, 0.3, 0.3, 0.2, 0.6, 0.4, 0.3, 0.2, 0.2, 0.2, 0.2], "yaxis": "y15"}, {"marker": {"color": "blue", "opacity": 0.3, "size": 5}, "mode": "markers", "name": "Cluster 0", "type": "scatter", "x": [4.7, 4.9, 5, 6, 5.9, 5.6, 5.8, 6.6, 6.3, 5.8, 6.1, 5.1, 5.3, 5.5, 5.3, 5.5, 6.7, 6.9, 5.7, 6.7, 5.7, 6, 5.6, 5.8, 6.1, 6.4, 5.6, 5.6, 6.1, 5.6, 5.5, 5.4, 5.6, 5.1, 5.9, 5.7, 5.2, 5.2, 5.4], "xaxis": "x15", "y": [1.4, 1.5, 1.7, 2.5, 2.1, 1.8, 2.2, 2.1, 1.8, 1.8, 2.5, 2, 1.9, 2.1, 2.3, 1.8, 2.2, 2.3, 2.3, 2, 2.1, 1.8, 2.1, 1.6, 1.9, 2, 2.2, 1.4, 2.3, 2.4, 1.8, 2.1, 2.4, 2.3, 2.3, 2.5, 2.3, 2, 2.3], "yaxis": "y15"}, {"marker": {"color": "orange", "opacity": 0.3, "size": 5}, "mode": "markers", "name": "Cluster 2", "type": "scatter", "x": [4.5, 4, 4.6, 4.5, 4.7, 3.3, 4.6, 3.9, 3.5, 4.2, 4, 4.7, 3.6, 4.4, 4.5, 4.1, 4.5, 3.9, 4.8, 4, 4.9, 4.7, 4.3, 4.4, 4.8, 4.5, 3.5, 3.8, 3.7, 3.9, 5.1, 4.5, 4.5, 4.7, 4.4, 4.1, 4, 4.4, 4.6, 4, 3.3, 4.2, 4.2, 4.2, 4.3, 3, 4.1, 5.1, 4.5, 5, 5.1, 5, 4.9, 4.9, 4.8, 4.9, 5.1, 4.8, 5.1, 5, 5.1], "xaxis": "x15", "y": [1.5, 1.3, 1.5, 1.3, 1.6, 1, 1.3, 1.4, 1, 1.5, 1, 1.4, 1.3, 1.4, 1.5, 1, 1.5, 1.1, 1.8, 1.3, 1.5, 1.2, 1.3, 1.4, 1.4, 1.5, 1, 1.1, 1, 1.2, 1.6, 1.5, 1.6, 1.5, 1.3, 1.3, 1.3, 1.2, 1.4, 1.2, 1, 1.3, 1.2, 1.3, 1.3, 1.1, 1.3, 1.9, 1.7, 2, 2.4, 1.5, 2, 1.8, 1.8, 1.8, 1.5, 1.8, 1.9, 1.9, 1.8], "yaxis": "y15"}, {"marker": {"color": "red", "size": 10, "symbol": "x"}, "mode": "markers", "name": "Centroids", "showlegend": false, "type": "scatter", "x": [4.389], "xaxis": "x15", "y": [1.434], "yaxis": "y15"}, {"marker": {"color": "blue"}, "type": "histogram", "x": {"elided": "150 float values"}, "xaxis": "x16", "yaxis": "y16"}], "layout": {"annotations": [{"font": {"size": 16}, "showarrow": false, "text": "SepalLengthCm", "x": 0.1062, "xanchor": "center", "xref": "paper", "y": 1, "yanchor": "bottom", "yref": "paper"}, {"font": {"size": 16}, "showarrow": false, "text": "SepalWidthCm", "x": 0.3688, "xanchor": "center", "xref": "paper", "y": 1, "yanchor": "bottom", "yref": "paper"}, {"font": {"size": 16}, "showarrow": false, "text": "PetalLengthCm", "x": 0.6313, "xanchor": "center", "xref": "paper", "y": 1, "yanchor": "bottom", "yref": "paper"}, {"font": {"size": 16}, "showarrow": false, "text": "PetalWidthCm", "x": 0.8938, "xanchor": "center", "xref": "paper", "y": 1, "yanchor": "bottom", "yref": "paper"}], "height": 1200, "showlegend": true, "title": {"text": "Pair Plot of KMeans Clustering of Iris Dataset"}, "width": 1200, "xaxis": {"anchor": "y", "autorange": true, "domain": [0, 0.2125], "range": [4, 8], "showticklabels": false, "type": "linear"}, "xaxis10": {"anchor": "y10", "autorange": true, "domain": [0.2625, 0.475], "range": [1.821, 4.579], "showticklabels": false, "type": "linear"}, "xaxis11": {"anchor": "y11", "autorange": true, "domain": [0.525, 0.7375], "range": [0.75, 7.25], "showticklabels": false, "type": "linear"}, "xaxis12": {"anchor": "y12", "autorange": true, "domain": [0.7875, 1], "range": [-0.07909, 2.679], "showticklabels": false, "type": "linear"}, "xaxis13": {"anchor": "y13", "autorange": true, "domain": [0, 0.2125], "range": [4.031, 8.169], "title": {"text": "SepalLengthCm"}, "type": "linear"}, "xaxis14": {"anchor": "y14", "autorange": true, "domain": [0.2625, 0.475], "range": [1.821, 4.579], "title": {"text": "SepalWidthCm"}, "type": "linear"}, "xaxis15": {"anchor": "y15", "autorange": true, "domain": [0.525, 0.7375], "range": [0.5597, 7.34], "title": {"text": "PetalLengthCm"}, "type": "linear"}, "xaxis16": {"anchor": "y16", "autorange": true, "domain": [0.7875, 1], "range": [-0.25, 2.75], "title": {"text": "PetalWidthCm"}, "type": "linear"}, "xaxis2": {"anchor": "y2", "autorange": true, "domain": [0.2625, 0.475], "range": [1.821, 4.579], "showticklabels": false, "type": "linear"}, "xaxis3": {"anchor": "y3", "autorange": true, "domain": [0.525, 0.7375], "range": [0.5597, 7.34], "showticklabels": false, "type": "linear"}, "xaxis4": {"anchor": "y4", "autorange": true, "domain": [0.7875, 1], "range": [-0.07909, 2.679], "showticklabels": false, "type": "linear"}, "xaxis5": {"anchor": "y5", "autorange": true, "domain": [0, 0.2125], "range": [4.031, 8.169], "showticklabels": false, "type": "linear"}, "xaxis6": {"anchor": "y6", "autorange": true, "domain": [0.2625, 0.475], "range": [2.0, 4.6], "showticklabels": false, "type": "linear"}, "xaxis7": {"anchor": "y7", "autorange": true, "domain": [0.525, 0.7375], "range": [0.5597, 7.34], "showticklabels": false, "type": "linear"}, "xaxis8": {"anchor": "y8", "autorange": true, "domain": [0.7875, 1], "range": [-0.07909, 2.679], "showticklabels": false, "type": "linear"}, "xaxis9": {"anchor": "y9", "autorange": true, "domain": [0, 0.2125], "range": [4.031, 8.169], "showticklabels": false, "type": "linear"}, "yaxis": {"anchor": "x", "autorange": true, "domain": [0.8438, 1], "range": [0, 33.68], "title": {"text": "SepalLengthCm"}}, "yaxis10": {"anchor": "x10", "autorange": true, "domain": [0.2812, 0.4375], "range": [0.5229, 7.377], "showticklabels": false, "type": "linear"}, "yaxis11": {"anchor": "x11", "autorange": true, "domain": [0.2812, 0.4375], "range": [0, 46.32], "showticklabels": false}, "yaxis12": {"anchor": "x12", "autorange": true, "domain": [0.2812, 0.4375], "range": [0.5229, 7.377], "showticklabels": false, "type": "linear"}, "yaxis13": {"anchor": "x13", "autorange": true, "domain": [0, 0.1562], "range": [-0.09408, 2.694], "title": {"text": "PetalWidthCm"}, "type": "linear"}, "yaxis14": {"anchor": "x14", "autorange": true, "domain": [0, 0.1562], "range": [-0.09408, 2.694], "showticklabels": false, "type": "linear"}, "yaxis15": {"anchor": "x15", "autorange": true, "domain": [0, 0.1562], "range": [-0.09408, 2.694], "showticklabels": false, "type": "linear"}, "yaxis16": {"anchor": "x16", "autorange": true, "domain": [0, 0.1562], "range": [0, 41.05], "showticklabels": false}, "yaxis2": {"anchor": "x2", "autorange": true, "domain": [0.8438, 1], "range": [4.009, 8.191], "showticklabels": false, "type": "linear"}, "yaxis3": {"anchor": "x3", "autorange": true, "domain": [0.8438, 1], "range": [4.009, 8.191], "showticklabels": false, "type": "linear"}, "yaxis4": {"anchor": "x4", "autorange": true, "domain": [0.8438, 1], "range": [4.009, 8.191], "showticklabels": false, "type": "linear"}, "yaxis5": {"anchor": "x5", "autorange": true, "domain": [0.5625, 0.7188], "range": [1.806, 4.594], "title": {"text": "SepalWidthCm"}, "type": "linear"}, "yaxis6": {"anchor": "x6", "autorange": true, "domain": [0.5625, 0.7188], "range": [0, 40], "showticklabels": false}, "yaxis7": {"anchor": "x7", "autorange": true, "domain": [0.5625, 0.7188], "range": [1.806, 4.594], "showticklabels": false, "type": "linear"}, "yaxis8": {"anchor": "x8", "autorange": true, "domain": [0.5625, 0.7188], "range": [1.806, 4.594], "showticklabels": false, "type": "linear"}, "yaxis9": {"anchor": "x9", "autorange": true, "domain": [0.2812, 0.4375], "range": [0.5229, 7.377], "title": {"text": "PetalLengthCm"}, "type": "linear"}}}
